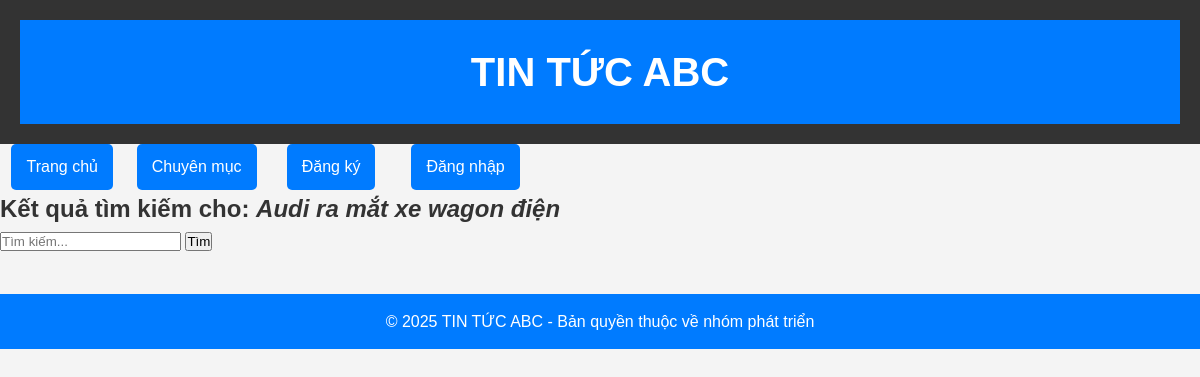
The page /timkiem.php?keyword=Audi ra mắt xe wagon điện on the database as committed earlier.
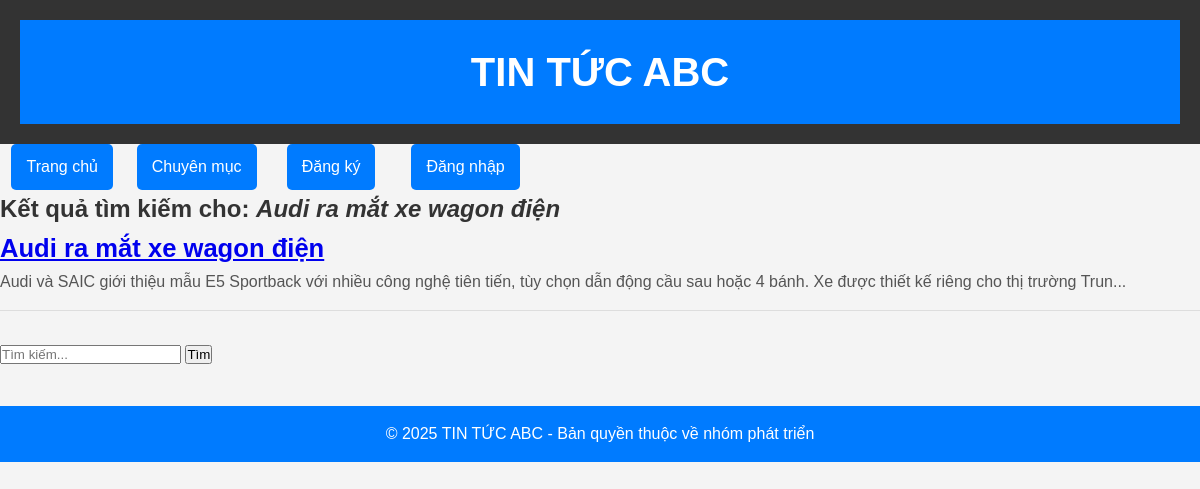
The same page on the database as committed later.
### tables this page shows
CREATE TABLE `news` (
  `id` int(11) NOT NULL,
  `tieude` varchar(255) DEFAULT NULL,
  `noidung` text DEFAULT NULL,
  `created_at` timestamp NOT NULL DEFAULT current_timestamp(),
  `image` varchar(255) DEFAULT NULL,
  `views` int(11) DEFAULT 0,
  `chuyenmuc_id` int(11) NOT NULL,
  `author` varchar(100) DEFAULT NULL
);

### timkiem.php (the view)
<?php
include("connect.php");
include("modun/header.php");
include("modun/menu.php");
if (isset($_GET['keyword'])) {
    $key = mysqli_real_escape_string($conn, $_GET['keyword']);
    $sql = "SELECT * FROM news WHERE tieude LIKE '%$key%' OR noidung LIKE '%$key%'";
    $result = mysqli_query($conn, $sql);
    echo "<h2>Kết quả tìm kiếm cho: <i>$key</i></h2>";
    while ($row = mysqli_fetch_assoc($result)) {
        echo '<div class="news-item">';
        echo '<h3><a href="chitiettintuc.php?id=' . $row['id'] . '">' . $row['tieude'] . '</a></h3>';
        echo '<p>' . substr($row['noidung'], 0, 200) . '...</p>';
        echo '</div>';
    }
}
?>
<form method="get">
    <input type="text" name="keyword" placeholder="Tìm kiếm...">
    <button type="submit">Tìm</button>
</form>
<?php include("modun/footer.php"); ?>

Rows that differ between the two databases and show on the page:
added news: tieude "Audi ra mắt xe wagon điện", noidung "Audi và SAIC giới thiệu mẫu E5 Sportback với nhiều công nghệ tiên tiến, tùy chọn dẫn động cầu sau hoặc 4 bánh. Xe được thiết kế riêng cho thị trường Trun"
